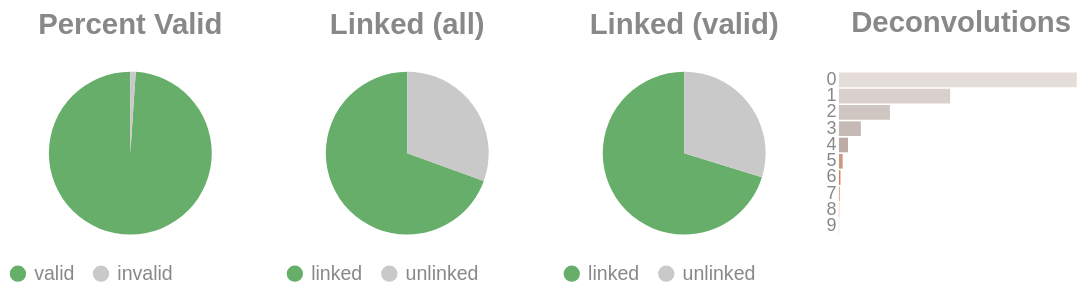

The code cell stored with this chart in its notebook:
### Code cell
if SKIPLR:
    pass
else:
    clash = Counter()
    for i in valids['molecule'].to_list():
        _mol = i.split("-")
        if len(_mol) == 1:
            clash.update('0')
        else:
            clash.update(_mol[-1])

    _d = {"deconvolutions": [], 'count': []}
    for k,v in clash.items():
        _d['deconvolutions'].append(k)
        _d['count'].append(v)

    tot_valid = valids['reads'].sum()
    mask = valids['reads'] >= 2
    n_linked_reads = valids.filter(mask)['reads'].sum()
    if n_linked_reads == 0:
        print_html("No linked molecules (>=2 reads) were detected; skipping linked-only distributions.")
        SKIPLR = True
    else:
        perc_valid = round(tot_valid / n_reads, 4)
        linked_perc_abs = round(n_linked_reads / n_reads, 4)
        linked_perc = round(n_linked_reads / tot_valid, 4)

    _valid = pl.DataFrame({"valids": ['valid', 'invalid'], "count": [tot_valid, n_reads - tot_valid]})
    _linked_abs = pl.DataFrame({"linked (absolute)": ['linked', 'unlinked'], "count": [n_linked_reads, n_reads - n_linked_reads]})
    _linked_rel = pl.DataFrame({"linked (valids)": ['linked', 'unlinked'], "count": [n_linked_reads, tot_valid - n_linked_reads]})

    (
        alt.hconcat(
            piechart(_valid, goodval = 'valid', title = "Percent Valid"),
            piechart(_linked_abs, goodval = "linked", title =  "Linked (all)"),
            piechart(_linked_rel, goodval = "linked", title =  "Linked (valid)"),
            convolutionbar(pl.DataFrame(_d), title = "Deconvolutions"),
            center = True,
            bounds = 'flush'
        )
        .resolve_scale(color='independent')
        .resolve_legend('independent')
        .properties(usermeta={'embedOptions': {"actions": False}})
    ).display()

### Figure 1 — Vega-Lite specification as saved in the notebook (floating-point values rounded to 4 significant figures)
{"width": "container", "height": 400, "config": {"title": {"anchor": "start", "dy": -15, "fontSize": 18, "color": "#888888", "subtitleColor": "#888888", "subtitleFontSize": 14}, "arc": {"fill": "#0072B2"}, "axis": {"domainColor": "#888888", "domainWidth": 0.5, "gridWidth": 0.2, "grid": false, "titleFontWeight": 400, "titleFontSize": 15, "labelFontSize": 11, "labelColor": "#888888", "tickColor": "#888888", "tickWidth": 0.2, "titleColor": "#888888"}, "axisBand": {"grid": false}, "axisX": {"grid": true, "tickSize": 10, "domainCap": "round"}, "axisY": {"domain": false, "grid": true, "tickSize": 0, "domainCap": "round"}, "background": "transparent", "header": {"labelFontSize": 15, "labelColor": "#888888", "titleFontSize": 15, "titleFontWeight": 600, "titleColor": "#888888"}, "legend": {"labelFont": "sans-serif", "labelFontSize": 12, "labelColor": "#888888", "symbolSize": 100, "symbolType": "circle", "titleFontSize": 12, "titlePadding": 10, "titleColor": "#888888", "title": null}, "range": {"category": ["#E69F00", "#56B4E9", "#009E73", "#F0E442", "#0072B2", "#D55E00", "#CC79A7", "#000000"], "diverging": ["#cfe8f3", "#a2d4ec", "#73bfe2", "#46abdb", "#1696d2", "#12719e"]}, "area": {"fill": "#0072B2", "fillOpacity": 0.7, "line": true, "strokeOpacity": 0.7}, "line": {"color": "#0072B2", "stroke": "#0072B2", "strokeWidth": 2}, "trail": {"color": "#0072B2", "stroke": "#0072B2", "strokeWidth": 0, "size": 1}, "point": {"filled": true, "fillOpacity": 1.0, "size": 95}, "text": {"color": "#888888", "fontSize": 11, "align": "right", "fontWeight": 400, "size": 11}, "bar": {"fill": "#0072B2", "stroke": null}, "view": {"stroke": null, "continuousWidth": 660, "continuousHeight": 400}}, "hconcat": [{"data": {"name": "data-d49d6348b51dbf53ab0fe482f8a45a7c"}, "mark": {"type": "arc"}, "encoding": {"color": {"field": "valids", "legend": {"orient": "bottom", "title": null}, "scale": {"domain": ["valid", "invalid"], "range": ["#68ae6b", "#C9C9C9"]}, "title": "Valids", "type": "nominal"}, "theta": {"field": "count", "type": "quantitative"}, "tooltip": [{"field": "valids", "title": "Valids", "type": "ordinal"}, {"field": "percent", "format": ".2%", "title": "Percent", "type": "quantitative"}, {"field": "count", "title": "Count", "type": "quantitative"}]}, "height": 100, "title": {"text": "Percent Valid", "align": "center", "anchor": "middle"}, "transform": [{"calculate": "datum.count / 3600541", "as": "percent"}], "width": 150}, {"data": {"name": "data-043a04ffe6c12e16c59dd19b473163dc"}, "mark": {"type": "arc"}, "encoding": {"color": {"field": "linked (absolute)", "legend": {"orient": "bottom", "title": null}, "scale": {"domain": ["linked", "unlinked"], "range": ["#68ae6b", "#C9C9C9"]}, "title": "Linked (Absolute)", "type": "nominal"}, "theta": {"field": "count", "type": "quantitative"}, "tooltip": [{"field": "linked (absolute)", "title": "Linked (Absolute)", "type": "ordinal"}, {"field": "percent", "format": ".2%", "title": "Percent", "type": "quantitative"}, {"field": "count", "title": "Count", "type": "quantitative"}]}, "height": 100, "title": {"text": "Linked (all)", "align": "center", "anchor": "middle"}, "transform": [{"calculate": "datum.count / 3600541", "as": "percent"}], "width": 150}, {"data": {"name": "data-5ef6610aebf13a6c7ae8f99c2c2f2327"}, "mark": {"type": "arc"}, "encoding": {"color": {"field": "linked (valids)", "legend": {"orient": "bottom", "title": null}, "scale": {"domain": ["linked", "unlinked"], "range": ["#68ae6b", "#C9C9C9"]}, "title": "Linked (Valids)", "type": "nominal"}, "theta": {"field": "count", "type": "quantitative"}, "tooltip": [{"field": "linked (valids)", "title": "Linked (Valids)", "type": "ordinal"}, {"field": "percent", "format": ".2%", "title": "Percent", "type": "quantitative"}, {"field": "count", "title": "Count", "type": "quantitative"}]}, "height": 100, "title": {"text": "Linked (valid)", "align": "center", "anchor": "middle"}, "transform": [{"calculate": "datum.count / 3562337", "as": "percent"}], "width": 150}, {"data": {"name": "data-c463d62e28b1cf9bdd1051bf4b97b478"}, "mark": {"type": "bar"}, "encoding": {"color": {"field": "deconvolutions", "legend": null, "scale": {"scheme": "lightgreyred"}, "type": "nominal"}, "tooltip": [{"field": "deconvolutions", "title": "Deconvolutions", "type": "ordinal"}, {"field": "percent", "format": ".2%", "title": "Percent", "type": "quantitative"}, {"field": "count", "title": "Count", "type": "quantitative"}], "x": {"axis": null, "field": "count", "type": "quantitative"}, "y": {"field": "deconvolutions", "sort": "ascending", "title": null, "type": "nominal"}}, "height": 100, "title": {"text": "Deconvolutions", "align": "center", "anchor": "middle"}, "transform": [{"calculate": "datum.count / 1789243", "as": "percent"}], "width": 150}], "bounds": "flush", "center": true, "resolve": {"legend": {"angle": "independent"}, "scale": {"color": "independent"}}, "usermeta": {"embedOptions": {"actions": false}}, "$schema": "https://vega.github.io/schema/vega-lite/v6.4.1.json", "datasets": {"data-d49d6348b51dbf53ab0fe482f8a45a7c": [{"valids": "valid", "count": 3562337}, {"valids": "invalid", "count": 38204}], "data-043a04ffe6c12e16c59dd19b473163dc": [{"linked (absolute)": "linked", "count": 2500964}, {"linked (absolute)": "unlinked", "count": 1099577}], "data-5ef6610aebf13a6c7ae8f99c2c2f2327": [{"linked (valids)": "linked", "count": 2500964}, {"linked (valids)": "unlinked", "count": 1061373}], "data-c463d62e28b1cf9bdd1051bf4b97b478": [{"deconvolutions": "0", "count": 973424}, {"deconvolutions": "1", "count": 455204}, {"deconvolutions": "2", "count": 208444}, {"deconvolutions": "3", "count": 89714}, {"deconvolutions": "4", "count": 37182}, {"deconvolutions": "5", "count": 15316}, {"deconvolutions": "6", "count": 6156}, {"deconvolutions": "7", "count": 2456}, {"deconvolutions": "8", "count": 952}, {"deconvolutions": "9", "count": 395}]}}
